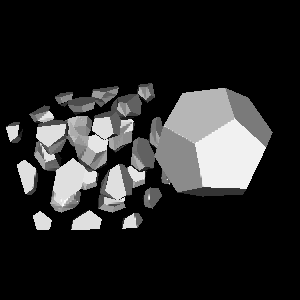

This chart was generated by the following Python code:
#!/usr/bin/env python

# Read Exodus files with polyhedral cells and render.

import os

import vtkmodules.vtkInteractionStyle  # noqa: F401
import vtkmodules.vtkRenderingFreeType  # noqa: F401
import vtkmodules.vtkRenderingOpenGL2  # noqa: F401

from vtkmodules.vtkCommonTransforms import vtkTransform
from vtkmodules.vtkFiltersGeneral import vtkShrinkFilter, vtkTransformFilter
from vtkmodules.vtkIOExodus import vtkExodusIIReader
from vtkmodules.vtkRenderingCore import (
    vtkActor,
    vtkDataSetMapper,
    vtkRenderWindow,
    vtkRenderWindowInteractor,
    vtkRenderer,
)

# Source
data_dir = os.environ.get("VPE_DATA_DIR", os.path.dirname(os.path.abspath(__file__)))

# Read dodecahedron
exodus_reader = vtkExodusIIReader()
exodus_reader.SetFileName(os.path.join(data_dir, "dodecahedron.exo"))
exodus_reader.Update()

# Transform dodecahedron
transform = vtkTransform()
transform.Translate(1.5, 0.5, 0.5)
transform.Scale(0.1, 0.1, 0.1)

transform_filter = vtkTransformFilter()
transform_filter.SetInputData(exodus_reader.GetOutput().GetBlock(0).GetBlock(0))
transform_filter.SetTransform(transform)
transform_filter.Update()

# Read cube
exodus_reader_2 = vtkExodusIIReader()
exodus_reader_2.SetFileName(os.path.join(data_dir, "cube-1.exo"))
exodus_reader_2.Update()

# Shrink cube
shrink_filter = vtkShrinkFilter()
shrink_filter.SetInputData(exodus_reader_2.GetOutput().GetBlock(0).GetBlock(0))
shrink_filter.Update()

# Verify polyhedral faces
print(f"{exodus_reader.GetOutput().GetBlock(0).GetBlock(0).GetCell(0).GetNumberOfFaces()} polyhedral faces")

# Dodecahedron actor
dodecahedron_mapper = vtkDataSetMapper()
dodecahedron_mapper.SetInputData(transform_filter.GetOutput())

dodecahedron_actor = vtkActor()
dodecahedron_actor.SetMapper(dodecahedron_mapper)

# Cube actor
cube_mapper = vtkDataSetMapper()
cube_mapper.SetInputData(shrink_filter.GetOutput())

cube_actor = vtkActor()
cube_actor.SetMapper(cube_mapper)

# Renderer
renderer = vtkRenderer()
renderer.AddActor(dodecahedron_actor)
renderer.AddActor(cube_actor)

# Render window
render_window = vtkRenderWindow()
render_window.AddRenderer(renderer)
render_window.SetWindowName("exodus polyhedra")
render_window.SetMultiSamples(0)
render_window.SetSize(300, 300)

# Interactor
interactor = vtkRenderWindowInteractor()
interactor.SetRenderWindow(render_window)

# Scene
camera = renderer.GetActiveCamera()
camera.SetPosition(2.09, 1.419, 3.32)
camera.SetFocalPoint(0.838, 0.431, 0.431)
camera.SetViewUp(0.0820, 0.934, -0.348)
renderer.ResetCamera()

interactor.Initialize()
interactor.Start()
